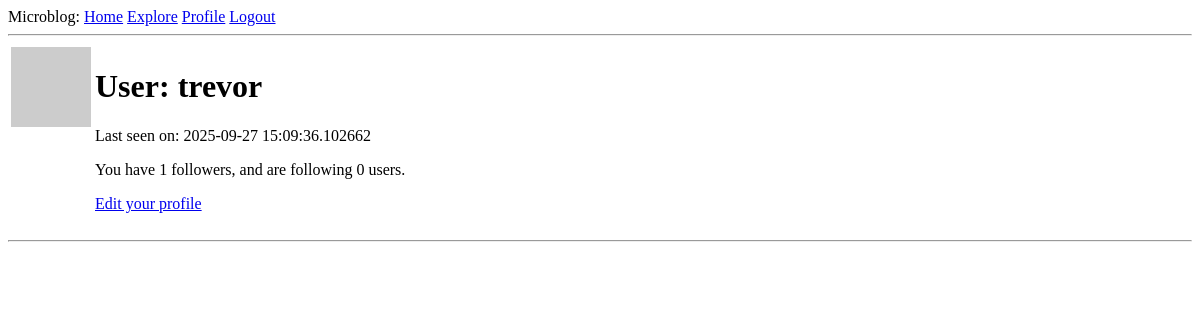
/user/trevor (signed in), run on an earlier commit of the app's database.
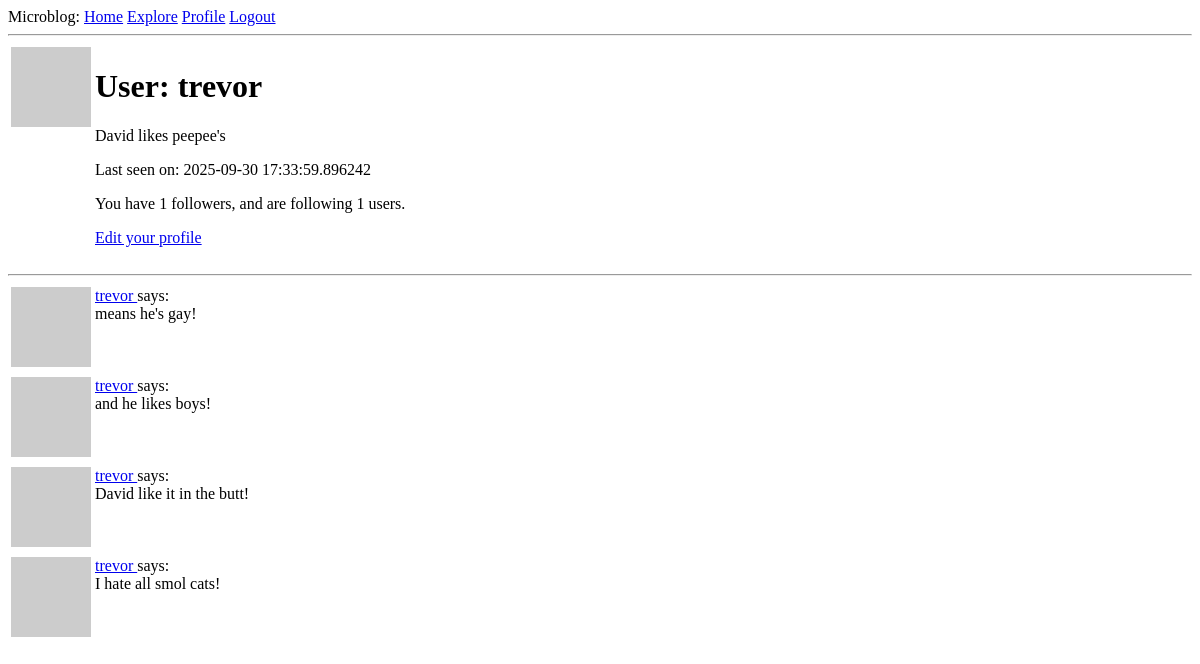
And on a later commit of the database.
### app/models.py (models this page shows, shortened)
class User(UserMixin, db.Model):
    id: so.Mapped[int] = so.mapped_column(primary_key=True)
    username: so.Mapped[str] = so.mapped_column(sa.String(64), index=True, unique=True)
    email: so.Mapped[str] = so.mapped_column(sa.String(120), index=True, unique=True)
    password_hash: so.Mapped[Optional[str]] = so.mapped_column(sa.String(256))
    posts: so.WriteOnlyMapped["Post"] = so.relationship(back_populates="author")
    about_me: so.Mapped[Optional[str]] = so.mapped_column(sa.String(140))
    last_seen: so.Mapped[Optional[datetime]] = so.mapped_column(
        default=lambda: datetime.now(timezone.utc)
    )
    def avatar(self, size):
        digest = md5(self.email.lower().encode("utf-8")).hexdigest()
        return f"https://www.gravatar.com/avatar/{digest}?d=identicon&s={size}"
    following: so.WriteOnlyMapped["User"] = so.relationship(
        secondary=followers,
        primaryjoin=(followers.c.follower_id == id),
        secondaryjoin=(followers.c.followed_id == id),
        back_populates="followers",
    )
    followers: so.WriteOnlyMapped["User"] = so.relationship(
        secondary=followers,
        primaryjoin=(followers.c.followed_id == id),
        secondaryjoin=(followers.c.follower_id == id),
        back_populates="following",
    )
    def followers_count(self):
        query = sa.select(sa.func.count()).select_from(
            self.followers.select().subquery()
        )
        return db.session.scalar(query)
    def following_count(self):
        query = sa.select(sa.func.count()).select_from(
            self.following.select().subquery()
        )
        return db.session.scalar(query)

class Post(db.Model):
    id: so.Mapped[int] = so.mapped_column(primary_key=True)
    body: so.Mapped[str] = so.mapped_column(sa.String(140))
    timestamp: so.Mapped[datetime] = so.mapped_column(
        index=True, default=lambda: datetime.now(timezone.utc)
    )
    user_id: so.Mapped[int] = so.mapped_column(sa.ForeignKey(User.id), index=True)
    author: so.Mapped[User] = so.relationship(back_populates="posts")

### app/routes.py (the view)
@app.route("/user/<username>")
@login_required
def user(username):
    user = db.first_or_404(sa.select(User).where(User.username == username))
    page = request.args.get("page", 1, type=int)
    query = user.posts.select().order_by(Post.timestamp.desc())
    posts = db.paginate(
        query, page=page, per_page=app.config["POSTS_PER_PAGE"], error_out=False
    )
    next_url = (
        url_for("user", username=user.username, page=posts.next_num)
        if posts.has_next
        else None
    )
    prev_url = (
        url_for("user", username=user.username, page=posts.prev_num)
        if posts.has_prev
        else None
    )
    form = EmptyForm()
    return render_template(
        "user.html",
        user=user,
        posts=posts.items,
        next_url=next_url,
        prev_url=prev_url,
        form=form,
    )

### app/models.py (called while the page is built)
@login.user_loader
def load_user(id):
    return db.session.get(User, int(id))

### app/routes.py (called while the page is built)
@app.before_request
def before_request():
    if current_user.is_authenticated:
        current_user.last_seen = datetime.now(timezone.utc)
        db.session.commit()

### app/templates/user.html (shortened to what this page needs)
{% extends "base.html" %} {% block content %}
<table>
  <tr valign="top">
    <td><img src="{{ user.avatar(128) }}" alt="sucks to suck" /></td>
    <td>
      <h1>User: {{ user.username }}</h1>
      {% if user.about_me %}
      <p>{{ user.about_me }}</p>
      {% endif %}
      {% if user.last_seen %}
      <p>Last seen on: {{ user.last_seen }}</p>
      {% endif %}
      <p> You have {{ user.followers_count() }} followers, and are following {{ user.following_count() }} users.</p>
      {% if user == current_user %}
      <p><a href="{{ url_for('edit_profile' )}}">Edit your profile</a></p>
      {% endif %}
    </td>
  </tr>
</table>
<hr />
{% for post in posts %} {% include "_post.html" %} {% endfor %}
{% endblock %}

### app/templates/_post.html
<table>
  <tr valign="top">
    <td><img src="{{ post.author.avatar(36) }}" alt="" /></td>
    <td>
      <a href="{{ url_for('user', username=post.author.username) }}">
        {{ post.author.username }}
      </a>
      says: <br />{{ post.body }}
    </td>
  </tr>
</table>

What changed in the data, as far as the page shows it:
changed User "trevor": about_me (not shown) → "David likes peepee's"; last_seen "2025-09-27 15:09:36.102662" → "2025-09-30 17:33:59.896242"
added Post: author.username "trevor", body "means he's gay!"
added Post: author.username "trevor", body "and he likes boys!"
added Post: author.username "trevor", body "David like it in the butt!"
added Post: author.username "trevor", body "I hate all smol cats!"
Also different on the page:
{{ user.following_count() }}: "0" → "1"
